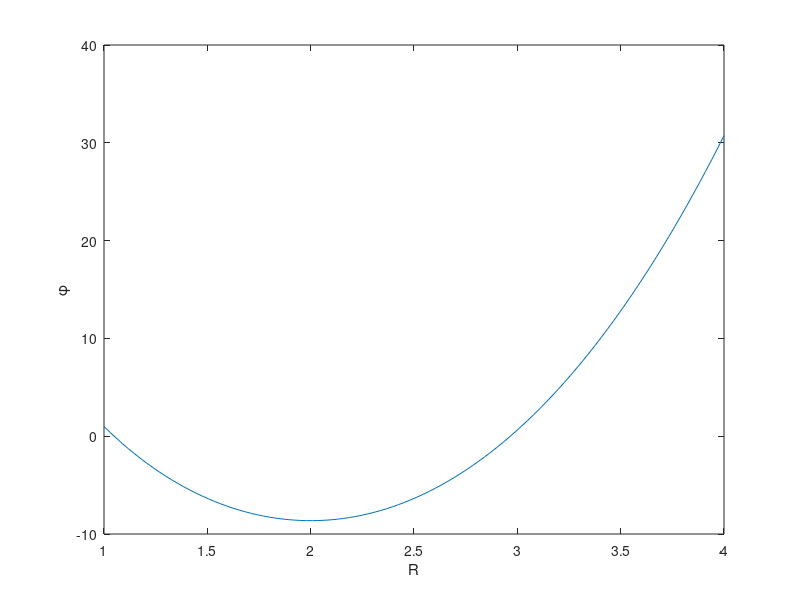

The MATLAB script that drew this image:
clear;clc
n = 100; R = linspace(1,4,n+2); h = R(2)-R(1);
phiL = 1; phiR = 64-24*log(4);
a = h./(2*R); A = zeros(n); b = zeros(n,1);
A(1,1) = -2; A(1,2) = 1+a(2);
b(1) = 9*R(2)*h^2 - (1-a(2))*phiL;
for i=2:n-1
    A(i,i-1) = 1-a(i+1);
    A(i,i) = -2;
    A(i,i+1) = 1+a(i+1);
    b(i) = 9*R(i+1)*h^2;
end
A(n,n) = -2; A(n,n-1) = 1-a(n+1);
b(n) = 9*R(n+1)*h^2 - (1+a(n+1))*phiR;
phi = [phiL; A\b; phiR];
plot(R,phi);xlabel('R');ylabel('\phi')